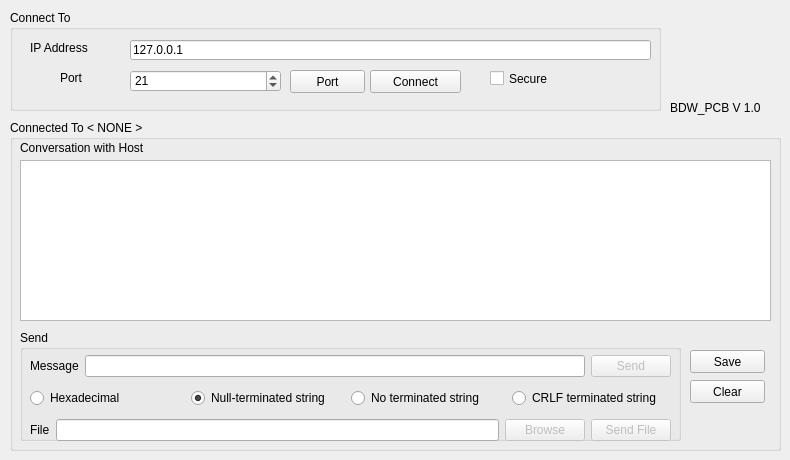
   <widget class="QWidget" name="uiClient">
    <attribute name="title">
     <string>Client</string>
    </attribute>
    <widget class="QGroupBox" name="groupBox">
     <property name="geometry">
      <rect>
       <x>10</x>
       <y>10</y>
       <width>651</width>
       <height>101</height>
      </rect>
     </property>
     <property name="title">
      <string>Connect To</string>
     </property>
     <widget class="QLabel" name="label">
      <property name="geometry">
       <rect>
        <x>20</x>
        <y>30</y>
        <width>91</width>
        <height>16</height>
       </rect>
      </property>
      <property name="text">
       <string>IP Address</string>
      </property>
     </widget>
     <widget class="QLineEdit" name="uiClientDstIP">
      <property name="geometry">
       <rect>
        <x>120</x>
        <y>30</y>
        <width>521</width>
        <height>20</height>
       </rect>
      </property>
      <property name="text">
       <string>127.0.0.1</string>
      </property>
     </widget>
     <widget class="QLabel" name="label_2">
      <property name="geometry">
       <rect>
        <x>50</x>
        <y>60</y>
        <width>61</width>
        <height>16</height>
       </rect>
      </property>
      <property name="text">
       <string>Port</string>
      </property>
     </widget>
     <widget class="QPushButton" name="uiClientPortListBtn">
      <property name="geometry">
       <rect>
        <x>280</x>
        <y>60</y>
        <width>75</width>
        <height>23</height>
       </rect>
      </property>
      <property name="text">
       <string>Port</string>
      </property>
     </widget>
     <widget class="QPushButton" name="uiClientConnectBtn">
      <property name="geometry">
       <rect>
        <x>360</x>
        <y>60</y>
        <width>91</width>
        <height>23</height>
       </rect>
      </property>
      <property name="text">
       <string>Connect</string>
      </property>
     </widget>
     <widget class="QCheckBox" name="uiClientSecureCheck">
      <property name="geometry">
       <rect>
        <x>480</x>
        <y>60</y>
        <width>161</width>
        <height>17</height>
       </rect>
      </property>
      <property name="text">
       <string>Secure</string>
      </property>
     </widget>
     <widget class="QSpinBox" name="uiClientDstPort">
      <property name="geometry">
       <rect>
        <x>120</x>
        <y>60</y>
        <width>151</width>
        <height>22</height>
       </rect>
      </property>
      <property name="minimum">
       <number>1</number>
      </property>
      <property name="maximum">
       <number>65535</number>
      </property>
      <property name="value">
       <number>21</number>
      </property>
     </widget>
    </widget>
    <widget class="QGroupBox" name="uiClientGroupBoxConnection">
     <property name="geometry">
      <rect>
       <x>10</x>
       <y>120</y>
       <width>771</width>
       <height>331</height>
      </rect>
     </property>
     <property name="toolTip">
      <string>&lt;html&gt;&lt;head/&gt;&lt;body&gt;&lt;p&gt;Use bytes represented in hexadecimal notation.&lt;/p&gt;&lt;/body&gt;&lt;/html&gt;</string>
     </property>
     <property name="title">
      <string>Connected To &lt; NONE &gt;</string>
     </property>
     <widget class="QLabel" name="label_5">
      <property name="geometry">
       <rect>
        <x>10</x>
        <y>20</y>
        <width>741</width>
        <height>16</height>
       </rect>
      </property>
      <property name="text">
       <string>Conversation with Host</string>
      </property>
      <property name="textFormat">
       <enum>Qt::AutoText</enum>
      </property>
     </widget>
     <widget class="QGroupBox" name="groupBox_3">
      <property name="geometry">
       <rect>
        <x>10</x>
        <y>210</y>
        <width>661</width>
        <height>111</height>
       </rect>
      </property>
      <property name="title">
       <string>Send</string>
      </property>
      <widget class="QWidget" name="verticalLayoutWidget">
       <property name="geometry">
        <rect>
         <x>10</x>
         <y>20</y>
         <width>641</width>
         <height>98</height>
        </rect>
       </property>
       <layout class="QVBoxLayout" name="verticalLayout">
        <item>
         <layout class="QHBoxLayout" name="horizontalLayout_4">
          <item>
           <widget class="QLabel" name="label_3">
            <property name="text">
             <string>Message</string>
            </property>
           </widget>
          </item>
          <item>
           <widget class="QLineEdit" name="uiClientMsg">
            <property name="maxLength">
             <number>65536</number>
            </property>
           </widget>
          </item>
          <item>
           <widget class="QPushButton" name="uiClientSendMsgBtn">
            <property name="enabled">
             <bool>false</bool>
            </property>
            <property name="text">
             <string>Send</string>
            </property>
           </widget>
          </item>
         </layout>
        </item>
        <item>
         <layout class="QHBoxLayout" name="horizontalLayout">
          <property name="spacing">
           <number>1</number>
          </property>
          <item>
           <widget class="QRadioButton" name="uiClientRadioHex">
            <property name="toolTip">
             <string>&lt;html&gt;&lt;head/&gt;&lt;body&gt;&lt;p&gt;Hexadecimal mode : use 0..9 or A..F (or lower case letters) symbols to write the message. Nothing will be added at the end of the message.&lt;/p&gt;&lt;/body&gt;&lt;/html&gt;</string>
            </property>
            <property name="text">
             <string>Hexadecimal</string>
            </property>
           </widget>
          </item>
          <item>
           <widget class="QRadioButton" name="uiClientRadioNull">
            <property name="toolTip">
             <string>&lt;html&gt;&lt;head/&gt;&lt;body&gt;&lt;p&gt;Appends a zero (0x00 or commonly know \0) at the end of the message.&lt;/p&gt;&lt;/body&gt;&lt;/html&gt;</string>
            </property>
            <property name="text">
             <string>Null-terminated string</string>
            </property>
            <property name="checked">
             <bool>true</bool>
            </property>
           </widget>
          </item>
          <item>
           <widget class="QRadioButton" name="uiClientRadioChars">
            <property name="toolTip">
             <string>&lt;html&gt;&lt;head/&gt;&lt;body&gt;&lt;p&gt;Nothing will be added at the end of the message.&lt;/p&gt;&lt;/body&gt;&lt;/html&gt;</string>
            </property>
            <property name="text">
             <string>No terminated string</string>
            </property>
           </widget>
          </item>
          <item>
           <widget class="QRadioButton" name="uiClientRadioCRLF">
            <property name="toolTip">
             <string>&lt;html&gt;&lt;head/&gt;&lt;body&gt;&lt;p&gt;Appends Carriage Return Line Feed (or commonly know as \r\n, two bytes 0x0D and 0x0A) at the end of the message.&lt;/p&gt;&lt;/body&gt;&lt;/html&gt;</string>
            </property>
            <property name="text">
             <string>CRLF terminated string</string>
            </property>
           </widget>
          </item>
         </layout>
        </item>
        <item>
         <layout class="QHBoxLayout" name="horizontalLayout_3">
          <item>
           <widget class="QLabel" name="label_4">
            <property name="text">
             <string>File</string>
            </property>
           </widget>
          </item>
          <item>
           <widget class="QLineEdit" name="uiClientFile"/>
          </item>
          <item>
           <widget class="QPushButton" name="uiClientBrowseBtn">
            <property name="enabled">
             <bool>false</bool>
            </property>
            <property name="text">
             <string>Browse</string>
            </property>
           </widget>
          </item>
          <item>
           <widget class="QPushButton" name="uiClientSendFileBtn">
            <property name="enabled">
             <bool>false</bool>
            </property>
            <property name="text">
             <string>Send File</string>
            </property>
           </widget>
          </item>
         </layout>
        </item>
       </layout>
      </widget>
     </widget>
     <widget class="QPushButton" name="uiClientSaveLogBtn">
      <property name="geometry">
       <rect>
        <x>680</x>
        <y>230</y>
        <width>75</width>
        <height>23</height>
       </rect>
      </property>
      <property name="text">
       <string>Save</string>
      </property>
     </widget>
     <widget class="QPushButton" name="uiClientClearLogBtn">
      <property name="geometry">
       <rect>
        <x>680</x>
        <y>260</y>
        <width>75</width>
        <height>23</height>
       </rect>
      </property>
      <property name="text">
       <string>Clear</string>
      </property>
     </widget>
     <widget class="QTextEdit" name="uiClientLog">
      <property name="geometry">
       <rect>
        <x>10</x>
        <y>40</y>
        <width>751</width>
        <height>161</height>
       </rect>
      </property>
      <property name="readOnly">
       <bool>true</bool>
      </property>
     </widget>
    </widget>
    <widget class="QLabel" name="label_6">
     <property name="geometry">
      <rect>
       <x>670</x>
       <y>100</y>
       <width>111</width>
       <height>16</height>
      </rect>
     </property>
     <property name="text">
      <string>BDW_PCB V 1.0</string>
     </property>
    </widget>
    <widget class="QLabel" name="label_31">
     <property name="geometry">
      <rect>
       <x>690</x>
       <y>30</y>
       <width>81</width>
       <height>71</height>
      </rect>
     </property>
     <property name="text">
      <string/>
     </property>
     <property name="pixmap">
      <pixmap resource="myimage.qrc">:/image/22.jpg</pixmap>
     </property>
    </widget>
   </widget>
